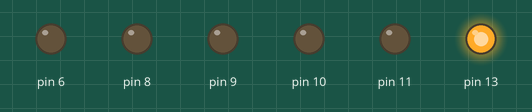
Bench run of a sketch on a simulated Arduino Uno, built with avr-gcc and run on an emulated ATmega328P. Shown: output pins drawn as LEDs (lit = HIGH).

Above: at 0.35 s.
At 2.25 s:
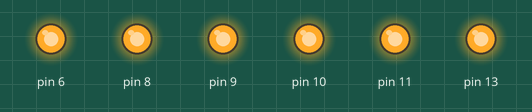
At 4.55 s:
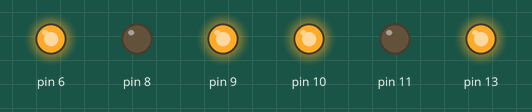
At 5.0 s:
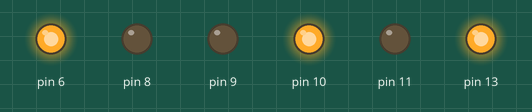
At 5.3 s:
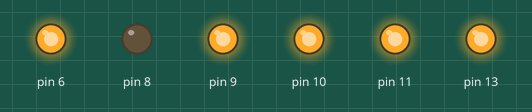
At 8.25 s:
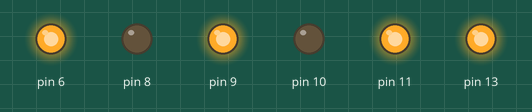
Timing chart, 0 to 8.6 s (numbered marks = the images above):
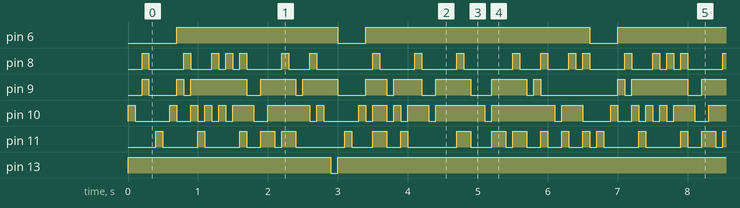

Measured:
- by itself, pin 6: repeats every 6.3 s: LOW 0.40 s, HIGH 3.2 s, LOW 0.40 s, HIGH 2.3 s
- by itself, pin 8, pin 10, pin 11: moves between LOW and HIGH, repeating every 6.3 s
- by itself, pin 13: alternates HIGH for 6.2 s and LOW for 0.10 s
- by itself, pin 9: repeats every 6.3 s: HIGH 0.10 s, LOW 0.10 s, HIGH 0.80 s, LOW 0.20 s, HIGH 0.50 s, LOW 0.10 s, HIGH 0.50 s, LOW 0.40 s, HIGH 0.30 s, LOW 0.10 s, HIGH 0.40 s, LOW 0.20 s, HIGH 0.50 s, LOW 0.30 s, HIGH 0.50 s, LOW 0.10 s, HIGH 0.10 s, LOW 1.1 s

The sketch:

arduino.ino
```cpp
#include"lcdComm.h"


LCD lcd;

void setup()
{
    lcd.setupPins(8,9,10,11, 13, 6);
}


void loop()
{

    lcd.clearScreen();
    lcd.ReturnHome();
    lcd.writeString("Hello World");

    delay(100);

    lcd.clearScreen();
    lcd.ReturnHome();
    lcd.writeString("Open for work :)");


}
```

lcdComm.cpp
```cpp
#include"lcdComm.h"


void LCD::setupPins(int d7, int d6, int d5, int d4, int en, int rs)
{
    data.d4 = d4;
    data.d5 = d5;
    data.d6 = d6;
    data.d7 = d7;
    data.rs = rs;
    data.en = en;

    pinMode(data.en, OUTPUT);
    pinMode(data.d7, OUTPUT);
    pinMode(data.d6, OUTPUT);
    pinMode(data.d5, OUTPUT);
    pinMode(data.d4, OUTPUT);
    pinMode(data.rs, OUTPUT);

    digitalWrite(data.en, LOW);
    digitalWrite(data.rs, LOW);

    // set 4bit mode 1 line
    writeData(0, 0, 1 ,0, false);

    // display no curosr
    writeData(0, 0 ,0 ,0, false);
    writeData(1, 1 ,0 ,0, false);
}


void LCD::ReturnHome()
{
    writeData(0, 0 ,0 ,0, false);
    writeData(0, 0 ,1 ,0, false);
}

void LCD::clearScreen()
{
    writeData(0, 0 ,0 ,0, false);
    writeData(0, 0 ,0 ,1, false);
}


void LCD::writeData(bool d7, bool d6, bool d5, bool d4, bool rs)
{
    //setup the data before enable the enable pin
    digitalWrite(data.rs, rs);
    digitalWrite(data.d7, d7);
    digitalWrite(data.d6, d6);
    digitalWrite(data.d5, d5);
    digitalWrite(data.d4, d4);


    // enable and disable the pin for writing into lcd memory
    digitalWrite(data.en, HIGH);
    delay(100); // the mininum "wait" for lcd memory to write the read
    digitalWrite(data.en, LOW);
}


void LCD::writeLetter(char letter)
{
    //writeData(0, 1 ,0 ,0, true); // print latter h
   // writeData(1, 0 ,0 ,0, true);
    writeData(letter >> 7, (letter >> 6) & 1, (letter >> 5) & 1, (letter >> 4) & 1, true );
    writeData((letter >> 3) & 1, (letter >> 2) & 1, (letter >> 1) & 1, letter & 1, true );
}

void LCD::writeString(char * str)
{
    int len = strlen(str);
    if(len > 16) // max length of the screen
        len = 16;

    for(int i = 0; i < len; i++)
        writeLetter(str[i]);
}
```

lcdComm.h
```cpp
#pragma once
#include<Arduino.h>


class LCD
{
public:
    /*
    \param d7 the pin number connected to the lcd data7
    \param d6 the pin number connected to the lcd data6
    \param d5 the pin number connected to the lcd data5
    \param d4 the pin number connected to the lcd data4
    \param en the pin number connected to the lcd enable pin
    \param rs the pin number connected to the lcd resgister selectet
    */
    void setupPins(int d7, int d6, int d5, int d4, int en, int rs);


    /*
        write to letter to the least postion in the lcd
    */
    void writeLetter(char letter);
     /*
        write to string to the least postion in the lcd
    */
    void writeString(char * str);

    // setting the posistion back to zero
    // calling this function in the loop if you want to redraw text
    void ReturnHome();

    // clear display
    void clearScreen();

private:
    void writeData(bool d7, bool d6, bool d5, bool d4, bool rs);
    struct Data
    {
        uint32_t d7 : 4;
        uint32_t d6 : 4;
        uint32_t d5 : 4;
        uint32_t d4 : 4;
        uint32_t rs : 4;
        uint32_t en : 4;

    }data;

};
```
